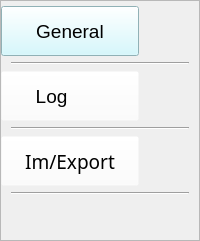
         <widget class="QFrame" name="frameLeftSystem">
          <property name="styleSheet">
           <string notr="true">QPushButton{background-color:rgba(255, 255, 255, 0);}
QPushButton#pushButton2_0{background-color:rgb(202, 248, 255);}</string>
          </property>
          <property name="frameShape">
           <enum>QFrame::StyledPanel</enum>
          </property>
          <property name="lineWidth">
           <number>1</number>
          </property>
          <property name="midLineWidth">
           <number>0</number>
          </property>
          <layout class="QVBoxLayout" name="verticalLayout_26">
           <property name="leftMargin">
            <number>0</number>
           </property>
           <property name="topMargin">
            <number>5</number>
           </property>
           <property name="rightMargin">
            <number>0</number>
           </property>
           <property name="bottomMargin">
            <number>5</number>
           </property>
           <item>
            <widget class="QPushButton" name="pushButton2_0">
             <property name="minimumSize">
              <size>
               <width>138</width>
               <height>50</height>
              </size>
             </property>
             <property name="maximumSize">
              <size>
               <width>138</width>
               <height>16777215</height>
              </size>
             </property>
             <property name="font">
              <font>
               <family>Arial</family>
               <pointsize>14</pointsize>
               <weight>50</weight>
               <bold>false</bold>
              </font>
             </property>
             <property name="styleSheet">
              <string notr="true"/>
             </property>
             <property name="text">
              <string>General</string>
             </property>
             <property name="icon">
              <iconset resource="res.qrc">
               <normaloff>:/image/reader_24px_1135254_easyicon.net.png</normaloff>:/image/reader_24px_1135254_easyicon.net.png</iconset>
             </property>
             <property name="iconSize">
              <size>
               <width>32</width>
               <height>32</height>
              </size>
             </property>
             <property name="flat">
              <bool>false</bool>
             </property>
            </widget>
           </item>
           <item>
            <layout class="QHBoxLayout" name="horizontalLayout_9">
             <property name="leftMargin">
              <number>10</number>
             </property>
             <property name="rightMargin">
              <number>10</number>
             </property>
             <item>
              <widget class="Line" name="line_5">
               <property name="orientation">
                <enum>Qt::Horizontal</enum>
               </property>
              </widget>
             </item>
            </layout>
           </item>
           <item>
            <widget class="QPushButton" name="pushButton2_1">
             <property name="minimumSize">
              <size>
               <width>138</width>
               <height>50</height>
              </size>
             </property>
             <property name="maximumSize">
              <size>
               <width>138</width>
               <height>16777215</height>
              </size>
             </property>
             <property name="font">
              <font>
               <family>Arial</family>
               <pointsize>14</pointsize>
               <weight>50</weight>
               <bold>false</bold>
              </font>
             </property>
             <property name="styleSheet">
              <string notr="true"/>
             </property>
             <property name="text">
              <string>Log       </string>
             </property>
             <property name="icon">
              <iconset resource="res.qrc">
               <normaloff>:/image/schedule_24px_1233385_easyicon.net.png</normaloff>:/image/schedule_24px_1233385_easyicon.net.png</iconset>
             </property>
             <property name="iconSize">
              <size>
               <width>32</width>
               <height>32</height>
              </size>
             </property>
             <property name="flat">
              <bool>false</bool>
             </property>
            </widget>
           </item>
           <item>
            <layout class="QHBoxLayout" name="horizontalLayout_11">
             <property name="leftMargin">
              <number>10</number>
             </property>
             <property name="rightMargin">
              <number>10</number>
             </property>
             <item>
              <widget class="Line" name="line_7">
               <property name="orientation">
                <enum>Qt::Horizontal</enum>
               </property>
              </widget>
             </item>
            </layout>
           </item>
           <item>
            <widget class="QPushButton" name="pushButton2_2">
             <property name="minimumSize">
              <size>
               <width>138</width>
               <height>50</height>
              </size>
             </property>
             <property name="maximumSize">
              <size>
               <width>138</width>
               <height>16777215</height>
              </size>
             </property>
             <property name="font">
              <font>
               <family>Sans</family>
               <pointsize>14</pointsize>
               <weight>50</weight>
               <bold>false</bold>
              </font>
             </property>
             <property name="styleSheet">
              <string notr="true"/>
             </property>
             <property name="text">
              <string>Im/Export</string>
             </property>
             <property name="icon">
              <iconset resource="res.qrc">
               <normaloff>:/image/server_16.950191570881px_1230175_easyicon.net.png</normaloff>:/image/server_16.950191570881px_1230175_easyicon.net.png</iconset>
             </property>
             <property name="iconSize">
              <size>
               <width>32</width>
               <height>32</height>
              </size>
             </property>
             <property name="flat">
              <bool>false</bool>
             </property>
            </widget>
           </item>
           <item>
            <layout class="QHBoxLayout" name="horizontalLayout_19">
             <property name="leftMargin">
              <number>10</number>
             </property>
             <property name="rightMargin">
              <number>10</number>
             </property>
             <item>
              <widget class="Line" name="line_14">
               <property name="orientation">
                <enum>Qt::Horizontal</enum>
               </property>
              </widget>
             </item>
            </layout>
           </item>
           <item>
            <spacer name="verticalSpacer_11">
             <property name="orientation">
              <enum>Qt::Vertical</enum>
             </property>
             <property name="sizeHint" stdset="0">
              <size>
               <width>20</width>
               <height>40</height>
              </size>
             </property>
            </spacer>
           </item>
          </layout>
         </widget>
